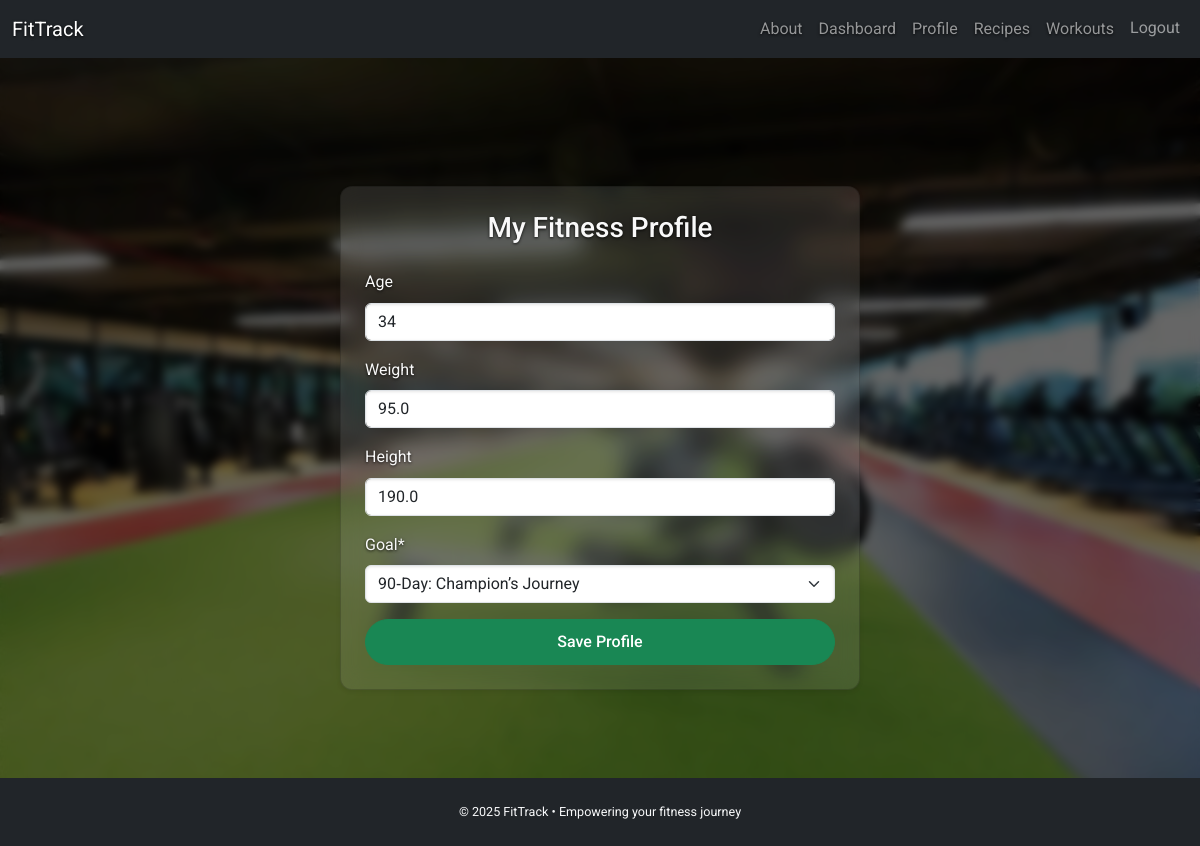
/profile/ (signed in), run on an earlier commit of the app's database.
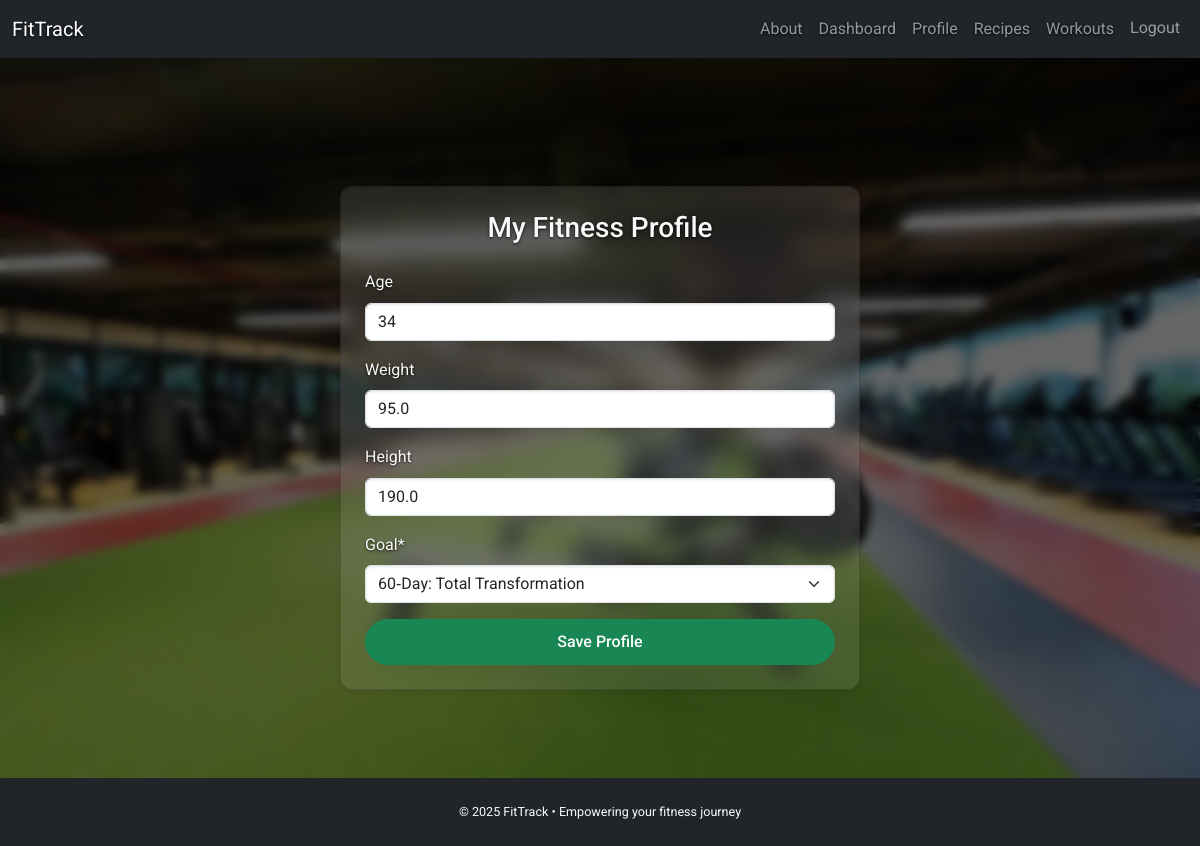
And on a later commit of the database.
### common/models.py (models this page shows, shortened)
class UserProfile(models.Model):
    user = models.OneToOneField(UserModel, on_delete=models.CASCADE)
    goal = models.ForeignKey('GoalPlan', null=True, on_delete=models.SET_NULL)
    age = models.PositiveIntegerField(null=True, blank=True)
    weight = models.FloatField(null=True, blank=True)
    height = models.FloatField(null=True, blank=True)

### common/views.py (the view)
# urls.py: path('profile/', ProfileUpdateView.as_view(), name='profile'),
class ProfileUpdateView(LoginRequiredMixin, UpdateView):
    model = UserProfile
    form_class = UserProfileForm
    template_name = 'common/profile.html'
    success_url = reverse_lazy('dashboard')
    def get_object(self, queryset=None):
        return UserProfile.objects.get_or_create(user=self.request.user)[0]

### common/forms.py
class UserProfileForm(forms.ModelForm):
    class Meta:
        model = UserProfile
        fields = ['age', 'weight', 'height', 'goal']
        widgets = {
            'fitness_goal': forms.TextInput(attrs={
                'rows': 4,
                'class': 'form-control',
                'style': 'resize: vertical;'
            }),
        }

### common/models.py (called while the page is built)
    def __str__(self):
        return f"{self.length}‑Day: {self.name}"

### templates/common/profile.html (shortened to what this page needs)
{% extends 'common/base.html' %}
{% load crispy_forms_filters %}
{% load crispy_forms_tags %}
{% block content %}
<div class="d-flex justify-content-center align-items-center" style="min-height: calc(100vh - 120px);">
    <div class="card shadow-sm w-100" style="max-width: 520px;">
        <div class="card-body p-4">
            <h3 class="text-center mb-4">My Fitness Profile</h3>
                <form method="post" enctype="multipart/form-data">
                  {{ form|crispy }}
                      <div class="d-grid mt-3">
                        <button type="submit" class="btn btn-success">Save Profile</button>
                      </div>
                </form>
        </div>
    </div>
</div>
{% endblock %}

What changed in the data, as far as the page shows it:
changed UserProfile: goal "90‑Day: Champion’s Journey" → "60‑Day: Total Transformation"
